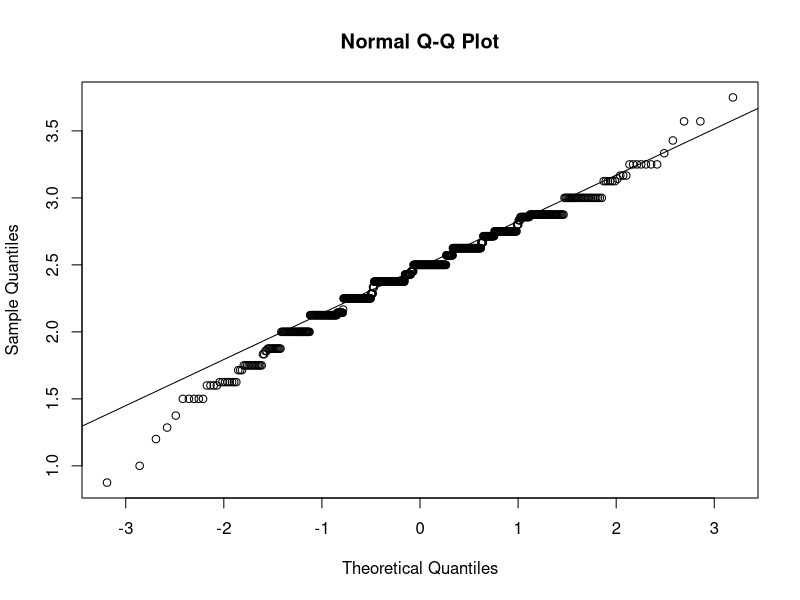
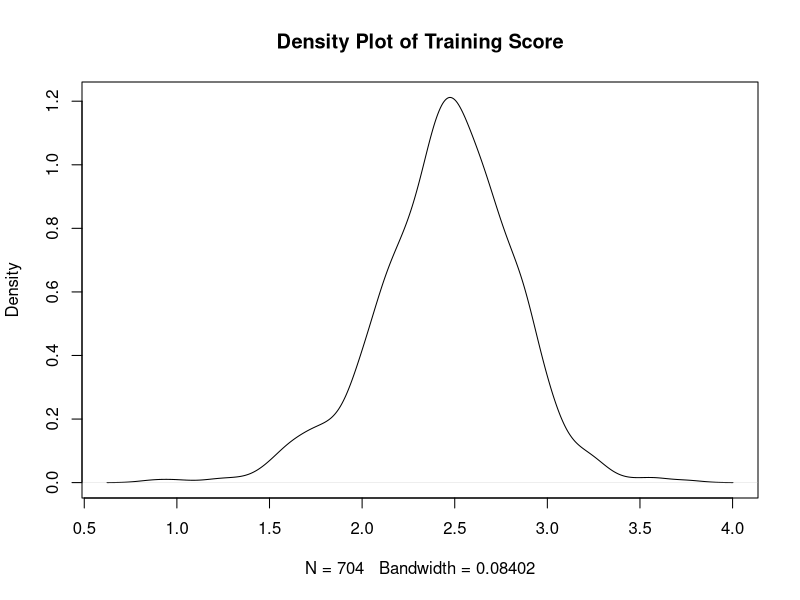
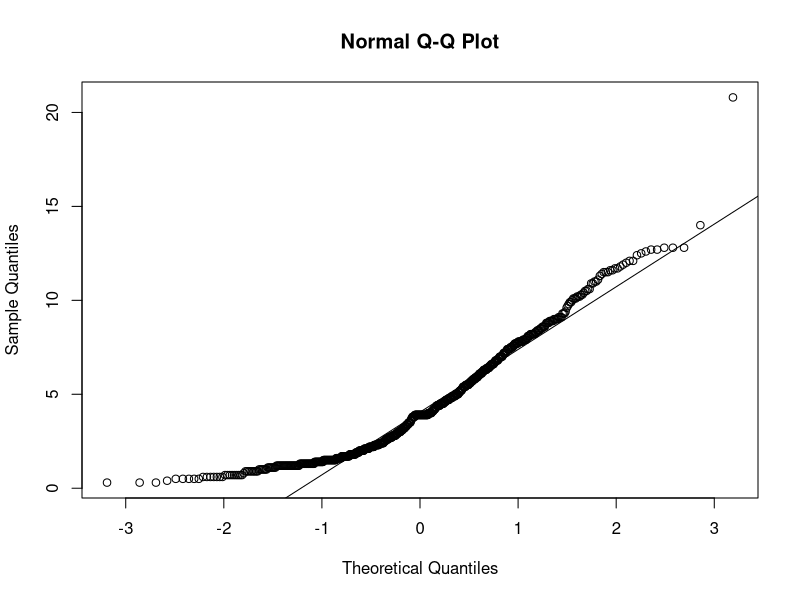
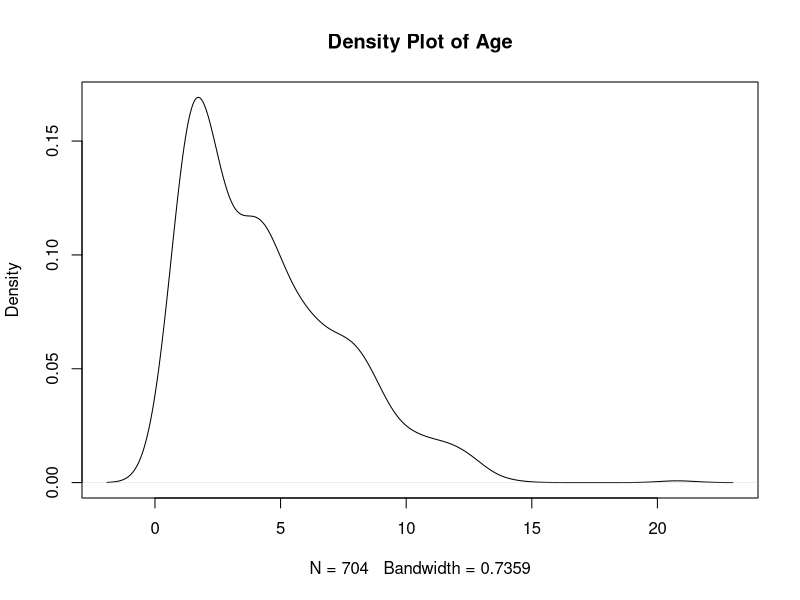
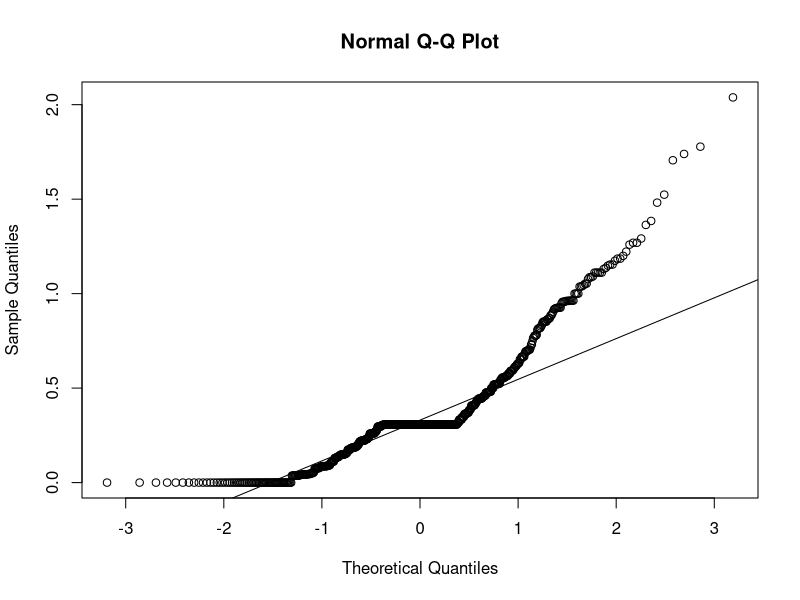
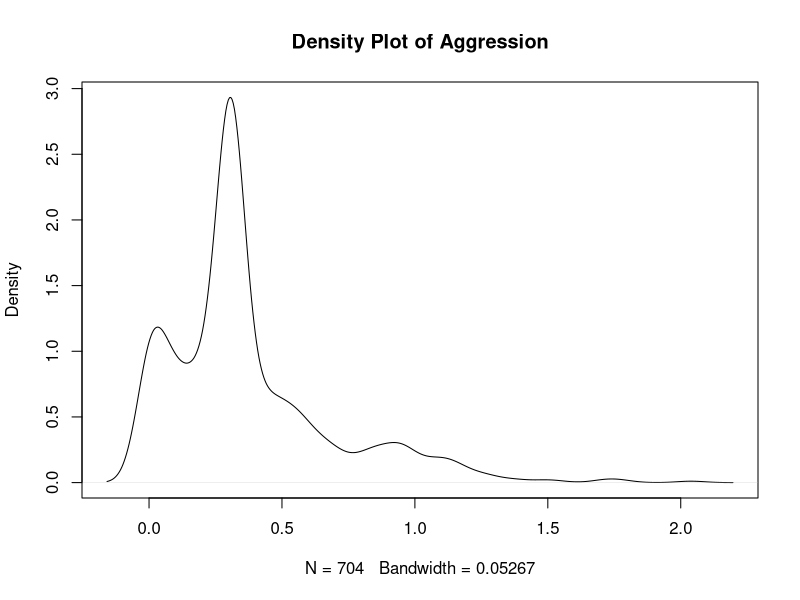
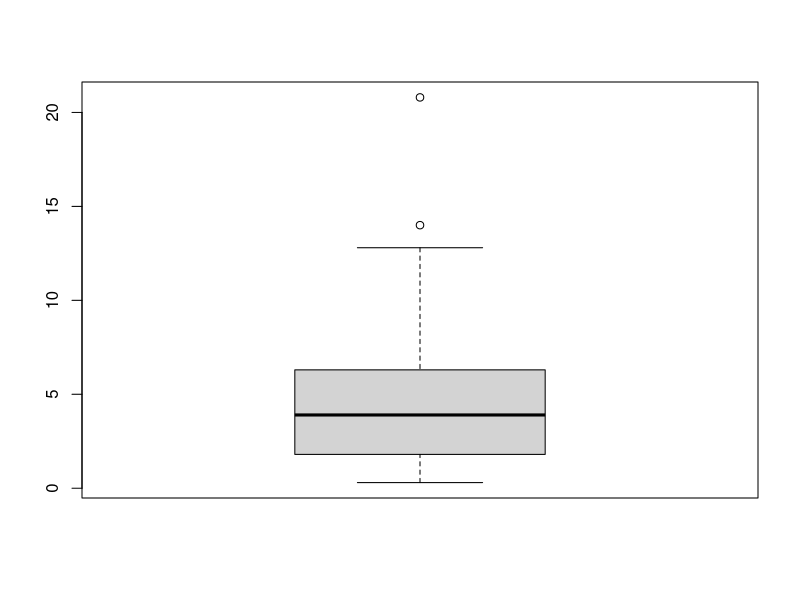
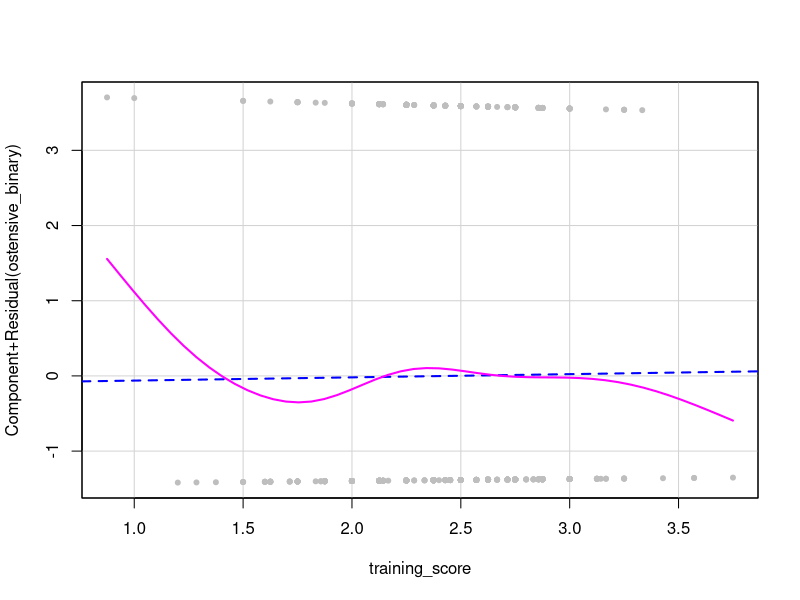

Write R code to recreate these figures, in order.
## ---- chunk 1
library(tidyverse)
library(knitr)
library(here)
library(ggpubr)
library(car)

manydogs_missing_handled <- read.csv("manydogs_missing_handled.csv")
## ---- chunk 2

assumptiontable <- data.frame(
  Model = c("Logistic Regression", "KNN", "Naive Bayes", "Decision Trees", "Support Vector Machines"),
  Independence = c("Yes", "No", "Yes", "No", "No"),
  Normality = c("No", "No", "Yes", "No", "No"),
  No_Outliers = c("Yes", "No", "No", "No", "No"),
  Linearity = c("Yes", "No", "No", "No", "No"), 
  High_Dimensionality = c("No", "Yes", "No", "No", "No"),
  Feature_Scaling = c("Yes","Yes","No","No","Yes"))

kable(assumptiontable)
## ---- chunk 3
qqnorm(manydogs_missing_handled$training_score)
qqline(manydogs_missing_handled$training_score)


plot(density(manydogs_missing_handled$training_score), main = "Density Plot of Training Score")
## ---- chunk 4
#Plots for Age
age_qqplot <- qqnorm(manydogs_missing_handled$age)
qqline(manydogs_missing_handled$age)
age_density <- plot(density(manydogs_missing_handled$age), main = "Density Plot of Age")

#Plots for Aggression
aggression_qqplot <- qqnorm(manydogs_missing_handled$aggression_score)
qqline(manydogs_missing_handled$aggression_score)
aggression_density <- plot(density(manydogs_missing_handled$aggression_score), main = "Density Plot of Aggression")

#Plots for Attachment
#attachment_qqplot <- qqnorm(manydogs_missing_handled$attachment_score)
#qqline(manydogs_missing_handled$attachment_score)
#attachment_density <- plot(density(manydogs_missing_handled$attachment_score), main = "Density Plot of Attachment")

#Plots for Excitability
#excitability_qqplot <- qqnorm(manydogs_missing_handled$excitability_score)
#qqline(manydogs_missing_handled$excitability_score)
#excitability_density <- plot(density(manydogs_missing_handled$excitability_score), main = "Density Plot of Excitability")

#Plots for Fear
#fear_qqplot <- qqnorm(manydogs_missing_handled$fear_score)
#qqline(manydogs_missing_handled$fear_score)
#fear_density <- plot(density(manydogs_missing_handled$fear_score), main = "Density Plot of Fear")

#Plots for Miscellaneous
#miscellaneous_qqplot <- qqnorm(manydogs_missing_handled$miscellaneous_score)
#qqline(manydogs_missing_handled$miscellaneous_score)
#miscellaneous_density <- plot(density(manydogs_missing_handled$miscellaneous_score), main = "Density Plot of Miscellaneous")

#Plots for Separation
#separation_qqplot <- qqnorm(manydogs_missing_handled$separation_score)
#qqline(manydogs_missing_handled$separation_score)
#separation_density <- plot(density(manydogs_missing_handled$separation_score), main = "Density Plot of Separation")

## ---- chunk 5
#Create a boxplot for age
age_boxplot <- boxplot(manydogs_missing_handled$age)

#Pull out the values of the outliers 
age_boxplot$out
## ---- chunk 6

#Basic logistic regression model with training_score predictor variable and outcome variable of whether the dog did above chance on the ostensive task
model_RQ_1 <- glm(ostensive_binary ~ training_score, data = manydogs_missing_handled, family = binomial)

crPlots(model_RQ_1, terms = ~training_score,
             pch=20, col="gray",
             smooth = list(smoother=car::gamLine))
## ---- chunk 7
#Make basic logistic regression model with training_score predictor variable and outcome variable of whether the dog did above chance on the nonostensive task
model_RQ_2 <- glm(nonostensive_binary ~ training_score, data = manydogs_missing_handled, family = binomial)

crPlots(model_RQ_2, terms = ~training_score,
             pch=20, col="gray",
             smooth = list(smoother=car::gamLine))
## ---- chunk 8
#Make basic logistic regression model with all predictors and outcome variable that measures whether the dog did better at the nonostensive task

model_RQ_3 <- glm(os_best ~ age + sex + desexed + purebred + gaze_follow + training_score + aggression_score + fear_score + separation_score + excitability_score + attachment_score + miscellaneous_score, data = manydogs_missing_handled, family = binomial)

age_crplot <- crPlots(model_RQ_3, terms = ~age,
             pch=20, col="gray",
             smooth = list(smoother=car::gamLine))

#training_crplot <- crPlots(model_RQ_3, terms = ~training_score,
            #pch=20, col="gray",
            #smooth = list(smoother=car::gamLine))

#aggression_crplot <- crPlots(model_RQ_3, terms = ~aggression_score,
             #pch=20, col="gray",
             #smooth = list(smoother=car::gamLine))

#fear_crplot <- crPlots(model_RQ_3, terms = ~fear_score,
             #pch=20, col="gray",
             #smooth = list(smoother=car::gamLine))

#separation_crplot <- crPlots(model_RQ_3, terms = ~separation_score,
             #pch=20, col="gray",
             #smooth = list(smoother=car::gamLine))

#excitability_crplot <- crPlots(model_RQ_3, terms = ~excitability_score,
             #pch=20, col="gray",
             #smooth = list(smoother=car::gamLine))

#attachment_crplot <- crPlots(model_RQ_3, terms = ~attachment_score,
             #pch=20, col="gray",
             #smooth = list(smoother=car::gamLine))

#miscellaneous_crplot <- crPlots(model_RQ_3, terms = ~miscellaneous_score,
             #pch=20, col="gray",
             #smooth = list(smoother=car::gamLine))

## ---- chunk 9
manydogs_transformed <- manydogs_missing_handled %>%
  mutate_at(vars(age, training_score, aggression_score, fear_score, separation_score, excitability_score, attachment_score, miscellaneous_score), scale)
## ---- chunk 10
write.csv(manydogs_transformed, file = "manydogs_transformed.csv")
